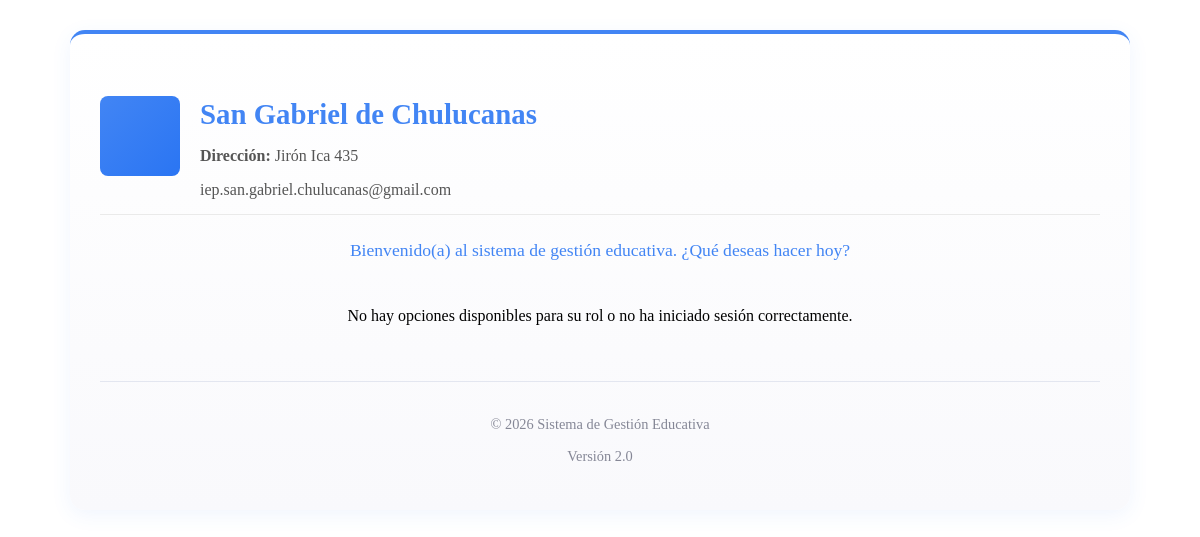
Page /pages/home.php on the committed database.
### tables this page shows
CREATE TABLE `schools` (
  `id` int(11) NOT NULL,
  `name` varchar(255) NOT NULL,
  `logo_path` varchar(255) DEFAULT NULL,
  `contact_number` varchar(50) DEFAULT NULL,
  `email` varchar(100) DEFAULT NULL,
  `address` text DEFAULT NULL,
  `updated_at` timestamp NOT NULL DEFAULT current_timestamp() ON UPDATE current_timestamp()
);

### pages/home.php (the view, shortened to what the rows shown need)
<?php
include 'db_connect.php';
$school_id = $_SESSION['login_school_id'] ?? 0;
$school_query = "SELECT * FROM schools WHERE id = $school_id";
$school_result = $conn->query($school_query);
$school = null;
if ($school_result && $school_result->num_rows > 0) {
    $school = $school_result->fetch_assoc();
} else {
    $school_query = "SELECT * FROM schools ORDER BY id ASC LIMIT 1";
    $school_result = $conn->query($school_query);
    if ($school_result && $school_result->num_rows > 0) {
        $school = $school_result->fetch_assoc();
    }
}
?>
<link rel="stylesheet" href="https://cdnjs.cloudflare.com/ajax/libs/animate.css/4.1.1/animate.min.css" />
<div style="max-width: 1000px; margin: 30px auto 0 auto; background: linear-gradient(to bottom, #ffffff, #f9f9fc); border-radius: 15px; box-shadow: 0 5px 20px rgba(66, 133, 244, 0.08); padding: 40px 30px 35px 30px; text-align: left; border-top: 4px solid #4285f4;">
	<div style="display: flex; justify-content: space-between; align-items: center; margin-bottom: 25px; padding-bottom: 15px; border-bottom: 1px solid #eaeaea;">
		<div style="display: flex; align-items: center; text-align: left; flex: 1;">
			<div>
				<h2 style="margin-bottom: 10px; color: #4285f4; text-align: left; font-size: 1.8rem;"><?php echo htmlspecialchars($school['name'] ?? 'Sistema de Gestión Educativa'); ?></h2>
				<?php if($school): ?>
					<p style="margin-bottom: 6px; color: #555;"><strong>Dirección:</strong> <?php echo htmlspecialchars($school['address'] ?? ''); ?></p>
					<p style="margin-bottom: 0; color: #555;">
						<?php if(!empty($school['email'])): ?>
							<i class="fas fa-envelope ml-3 mr-2"></i><?php echo htmlspecialchars($school['email']); ?>
						<?php endif; ?>
					</p>
				<?php endif; ?>
			</div>
		</div>
	</div>

### rows in the picture
schools: name "San Gabriel de Chulucanas", address "Jirón Ica 435", email "iep.san.gabriel.chulucanas@gmail.com"
